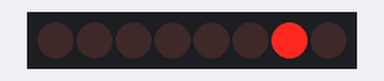
Recording of a sketch running on a simulated Arduino Uno, built with avr-gcc and run on an emulated ATmega328P. Shown: 8 shift-register outputs drawn as a row of LEDs (first output left, lit = HIGH). Wiring (inferred from the names in the program): shift register (74HC595): data pin 12; shift clock pin 14; latch pin 13. Wiring (inferred from the signals the program sends): row of LEDs: on Q0, Q1, Q2, Q3, Q4, Q5, Q6, Q7.

Above: at 0.07 s.
At 0.32 s:
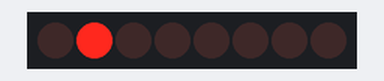
At 0.9 s:
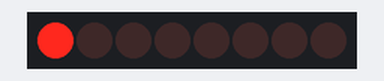
At 1.67 s:
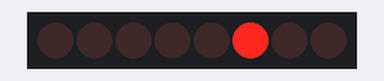
At 2.97 s:
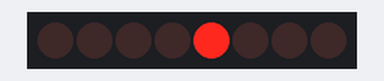
At 5.1 s:
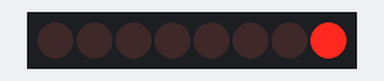
Timing chart, 0 to 6.4 s (numbered marks = the images above):
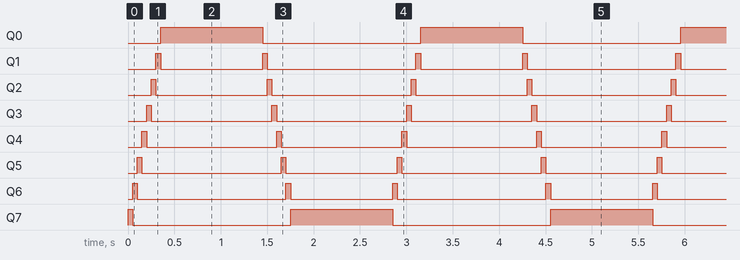

The sketch:

sketch_15_led_bar_graph.ino
```cpp
int dataPin = 12;
int latchPin = 13;
int clockPin = 14;

void setup() {
  // put your setup code here, to run once:
  pinMode(dataPin, OUTPUT);
  pinMode(latchPin, OUTPUT);
  pinMode(clockPin, OUTPUT);
}

void loop() {
  // put your main code here, to run repeatedly:
  byte x = 0x01;
  for (int j = 0; j < 8; j++) {
    writeTo595(LSBFIRST, x);
    x <<= 1;
    delay(50);
  }
  delay(1000);
  x = 0x80;
  for (int j = 0; j < 8; j++) {
    writeTo595(LSBFIRST, x);
    x >>= 1;
    delay(50);
  }
  delay(1000);
}

void writeTo595(int order, byte _data) {
  digitalWrite(latchPin, LOW);

  shiftOut(dataPin, clockPin, order, _data);

  digitalWrite(latchPin, HIGH);
}
```

Measured:
- by itself, Q0: alternates HIGH for 1.1 s and LOW for 1.7 s
- by itself, Q1: repeats every 2.8 s: LOW 1.1 s, HIGH 0.05 s, LOW 1.6 s, HIGH 0.05 s
- by itself, Q2: repeats every 2.8 s: LOW 1.2 s, HIGH 0.05 s, LOW 1.5 s, HIGH 0.05 s
- by itself, Q3, Q4: alternates HIGH for 0.05 s and LOW for 1.4 s
- by itself, Q5: repeats every 2.8 s: LOW 1.5 s, HIGH 0.05 s, LOW 1.2 s, HIGH 0.05 s
- by itself, Q6: repeats every 2.8 s: LOW 1.6 s, HIGH 0.05 s, LOW 1.1 s, HIGH 0.05 s
- by itself, Q7: repeats every 2.8 s: LOW 1.7 s, HIGH 1.1 s
